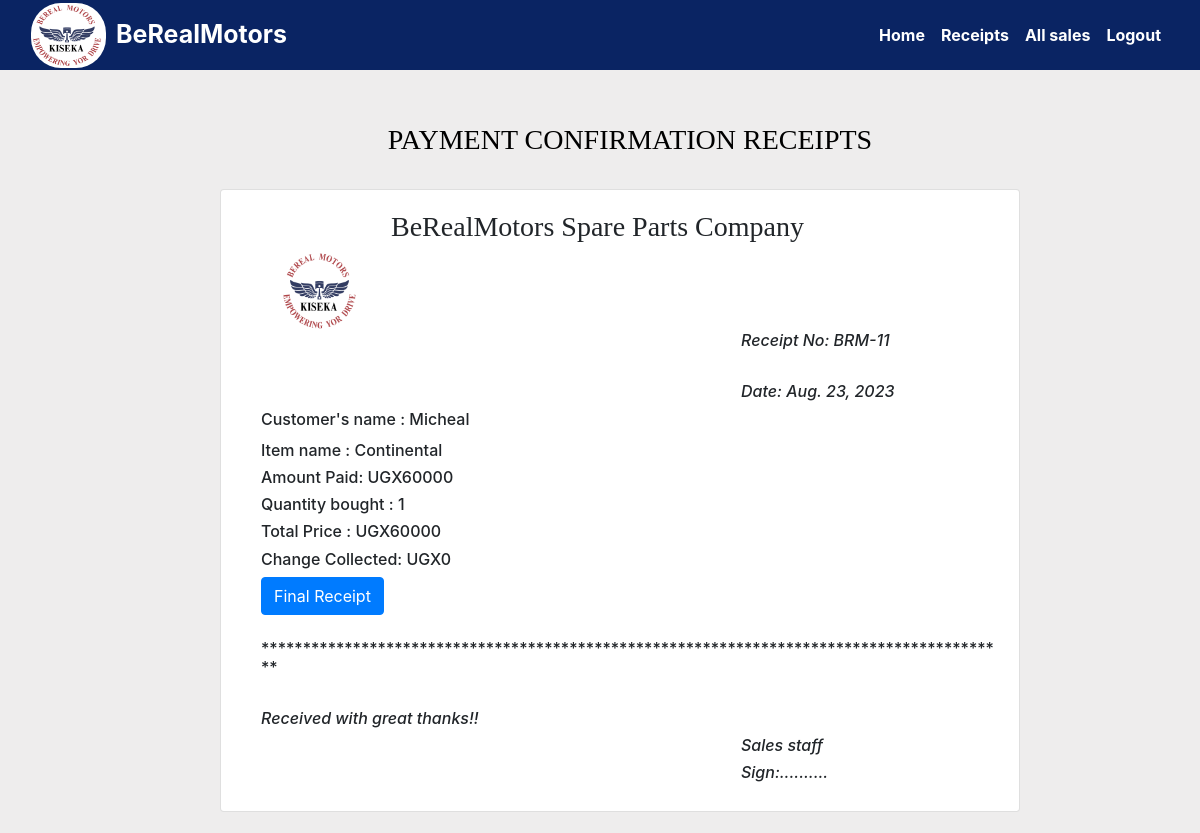
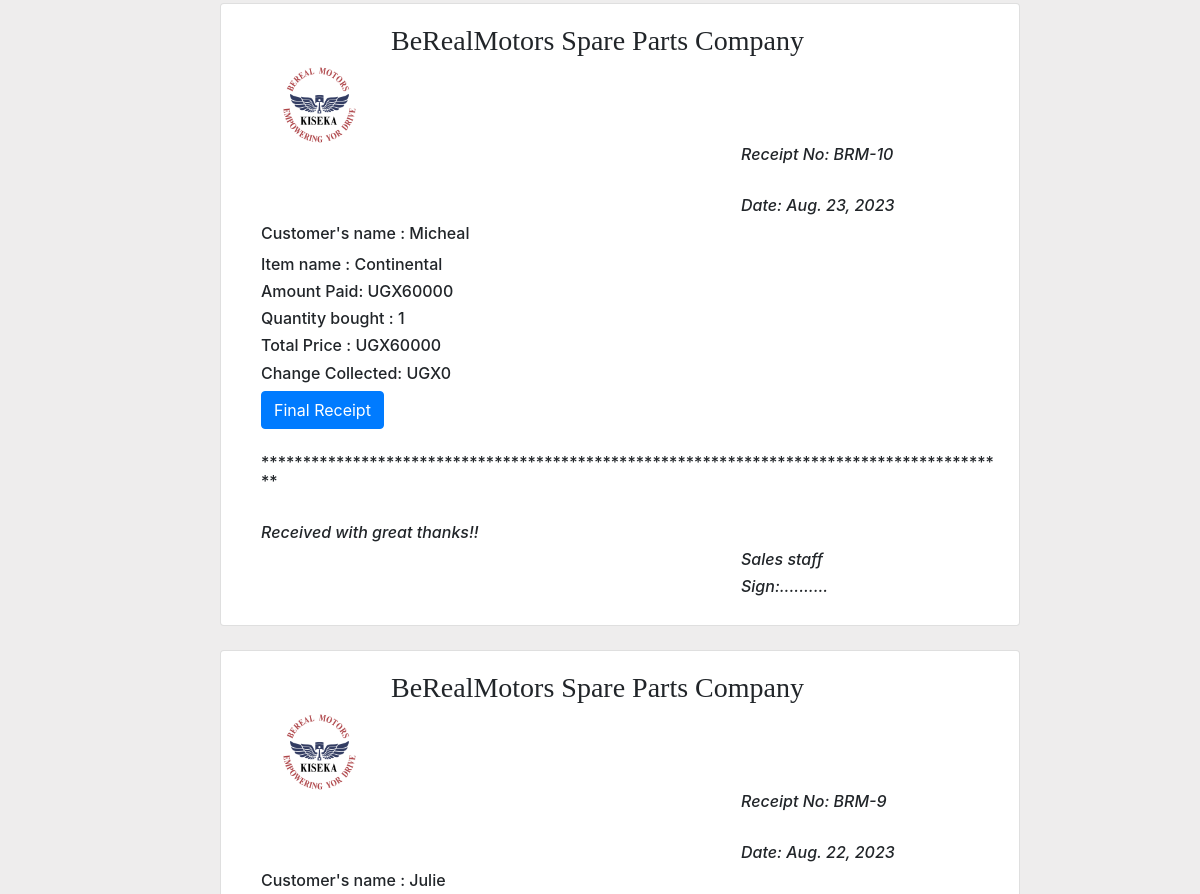
Page /receipt/ (signed in, upper part) on the earlier database version (2 pictures, top to bottom).
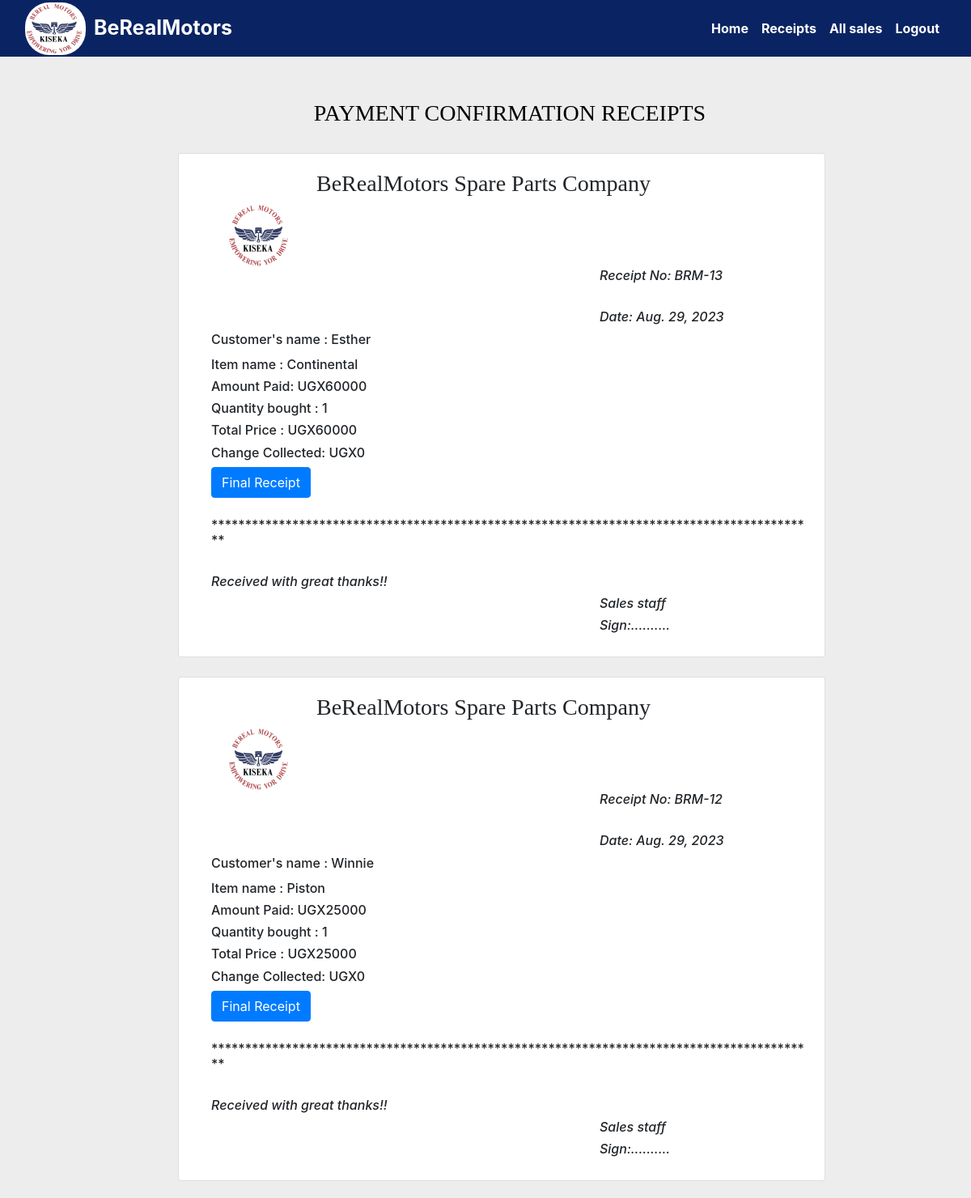
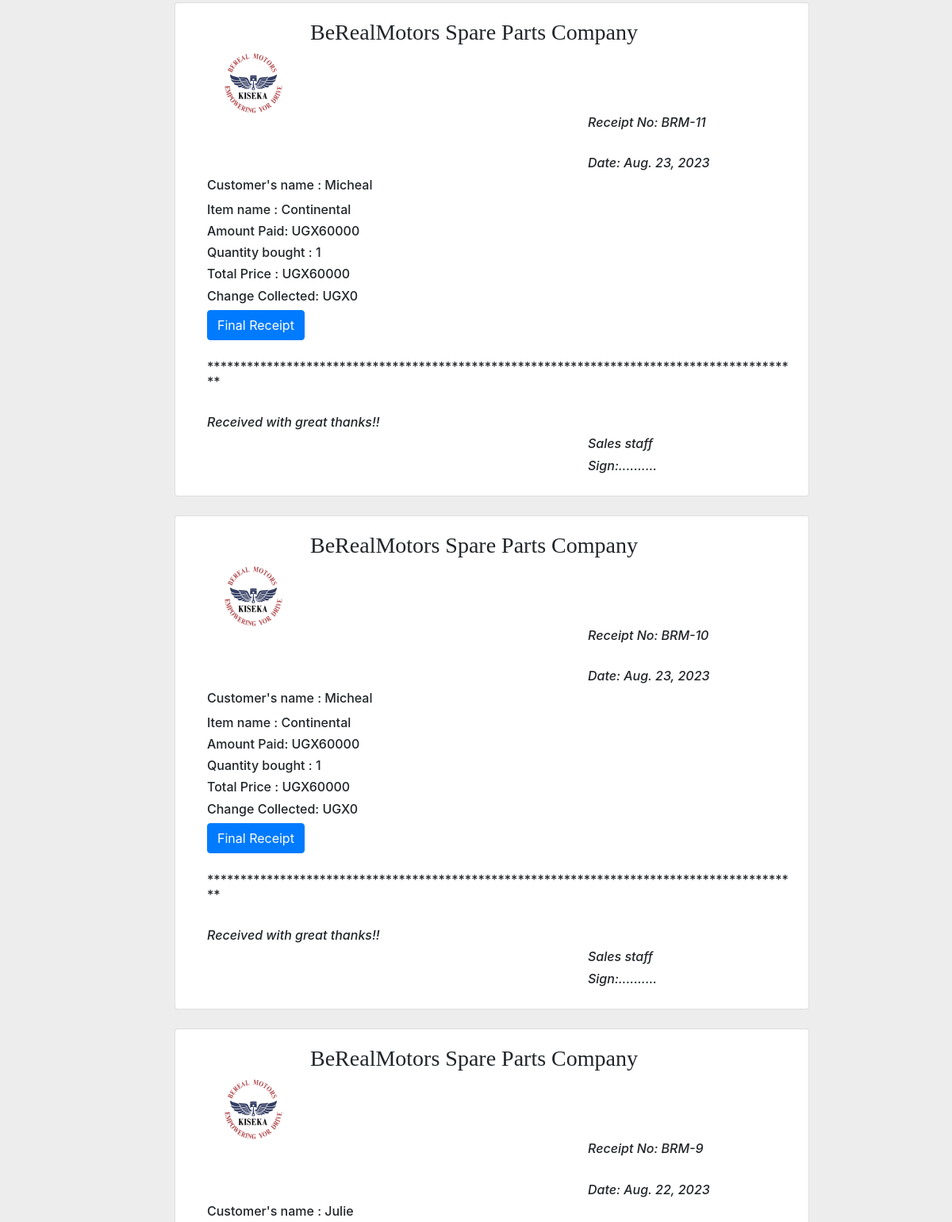
Same page on the later database version (2 pictures, top to bottom).
### MyApplication/models.py (models this page shows, shortened)
class Sale(models.Model):
    item = models.ForeignKey(Product,on_delete=models.CASCADE)
    quantity = models.IntegerField(null=False,blank=False)
    amount_recieved = models.IntegerField(null=False, blank=False)
    issued_to = models.CharField(max_length=50, null=False, blank=False)
    unit_price = models.IntegerField(default =0, null=False, blank=False)
    branch_name = models.CharField(max_length=50, null=False, blank=False)
    sale_date = models.DateField(default=timezone.now)
    phone_number = models.CharField(max_length=50, null=False, blank=False)
    def get_total(self):
        total = self.quantity*self.item.unit_price
        return int(total)
    def get_change(self):
        change = self.get_total() - self.amount_recieved
        return abs(int(change))

class Product(models.Model):
    Category_name = models.ForeignKey(Category, on_delete = models.CASCADE)
    item_name = models.CharField(max_length = 50)
    received_date =models.DateTimeField(auto_now=True)
    country_of_origin =models.CharField(max_length = 50)
    total_quantity= models.IntegerField(default=0, null=False,blank=False)
    issued_quantity = models.IntegerField(default=0, null=True,blank=True)
    recieved_quantity = models.IntegerField(default=0,null=False,blank=False)
    unit_price = models.IntegerField(default=0, null=False,blank=False)
    def __str__(self):
        return self.item_name

### MyApplication/views.py (the view)
# urls.py: path('receipt/',views.receipt, name = 'receipt'),
@login_required
def receipt(request):
    sales = Sale.objects.all().order_by('-id')
    return render(request,'dan/receipt.html',{'sales':sales})

### template/dan/receipt.html
{% extends 'dan/base.html'%}
{% block content%}
{% load static %}
<br /><br>
<div class="first-receipt">
  <h3 class="text-center" style="margin-left: 20px;">PAYMENT CONFIRMATION RECEIPTS</h3><br>
  {% for sale in sales %}
  <div class="card" style="z-index: 0;">
    <div class="card-body">
      <h3 class="title">BeRealMotors Spare Parts Company</h3>
      <img src="{% static 'css/image/2.png' %}" alt="logo" width="80" height="80" style="border-radius: 30px; margin-left: 40px;"
        class="d-inline-block align-text-top">
        <h6 style="margin-left: 500px;"><em>Receipt No: BRM-{{sale.id}}</em></h6>
        <br>
        <h6 style="margin-left: 500px;"><em>Date: {{sale.sale_date}}</em></h6>
      <h6 class="card-title">Customer's name : {{sale.issued_to | title}}</h6>
      <h6 class="card-text">Item name : {{sale.item}}</h6>
      <h6 class="card-text">Amount Paid: UGX{{ sale.amount_recieved }}</h6>
      <h6 class="card-text">Quantity bought : {{sale.quantity }}</h6>
      <h6 class="card-text">Total Price : UGX{{ sale.get_total }}</h6>
      <div style="flex: 1">
        <h6 class="card-text">Change Collected: UGX{{ sale.get_change }}</h6>
        <a href="{% url 'receipt_detail' sale.id %}">
          <input type="submit" value="Final Receipt" class="btn btn-primary" style="margin-left: 20px;" type="button" />
        </a><br><br>
        <h6 class="card-text">******************************************************************************************</h6>
        <br>
                <h6 class="card-text"><em>Received with great thanks!!</em></h6>
                <h6 style="margin-left: 500px;"><em>Sales staff</em></h6>
                <h6 style="margin-left: 500px;"><em>Sign:..........</em></h6>
      </div>
    </div>
  </div>
  <br />
  {% endfor %}
</div>
<br>
<br>
<br>
{% endblock %}

### template/dan/base.html (shortened to what this page needs)
{% load static %}
{% load bootstrap5 %}
{% bootstrap_css %}
<!DOCTYPE html>
<html lang="en">
<head>
  <link rel="stylesheet" href="https://stackpath.bootstrapcdn.com/bootstrap/4.5.2/css/bootstrap.min.css"
>
  <link rel="stylesheet" href="{% static 'css/main.css' %}">
</head>
<body>
  <nav class="navbar navbar-expand-lg navbar-dark"
    style="background-color:#0a2463;position: fixed;width: 100%;z-index: 1;height: 70px;">
    <div class="container-fluid">
      <a>
        <img src="{% static 'css/image/2.png' %}" alt="logo" width="75" height="65" style="border-radius: 30px;"
          class="d-inline-block align-text-top">
      </a>
      <a href="#" class="navbar-brand" style="margin-left: 10px;color: white;font-weight: bolder;">BeRealMotors</a>
      <div class="collapse navbar-collapse" id="navbarCollapse">
        <div class="navbar-nav ms-auto">
          {% if user.is_authenticated %}
          <a href="{% url 'home' %}" class="nav-item nav-link active" style="color: white;font-weight: bolder;">Home</a>
          <a href="{% url 'receipt' %}" class="nav-item nav-link" style="color: white;font-weight: bolder;">Receipts</a>
          <a href="{% url 'all_sales' %}" class="nav-item nav-link" style="color: white;font-weight: bolder;">All
            sales</a>
          <a href="{% url 'index' %}" class="nav-item nav-link" style="color: white;font-weight: bolder;">Logout</a>
          {% endif %}
        </div>
      </div>
  </nav>
  {% block content %}
  {% endblock %}
</body>
</body>
</html>

### MyApplication/static/css/main.css (style rules this page uses)
body { background-color: #EEEDED; overflow-x: hidden; z-index: 500; }
.navbar { background-color:#27187e; height: 60px; color: white; }
.navbar-brand { font-size: 25px !important; }
.text-center { color:black; font-family: Georgia, 'Times New Roman', Times, serif; font-size: 30px; }
.title { margin-left: 150px; font-family: Cambria, Cochin, Georgia, Times, 'Times New Roman', serif; }
.text-center { font-size: 28px; margin-top: 50px; margin-left: 100px; }
.first-receipt { width: 70%; margin-left: 200px; margin-top: 5px; padding: 20px; }
.card-title { margin-left: 20px; }
.card-text { margin-left: 20px; }

Differences in the rows shown:
added Sale: id "13", sale_date "Aug. 29, 2023", issued_to "Esther", item "Continental", amount_recieved "60000", quantity "1", get_total "60000", get_change "0"
added Sale: id "12", sale_date "Aug. 29, 2023", issued_to "Winnie", item "Piston", amount_recieved "25000", quantity "1", get_total "25000", get_change "0"
